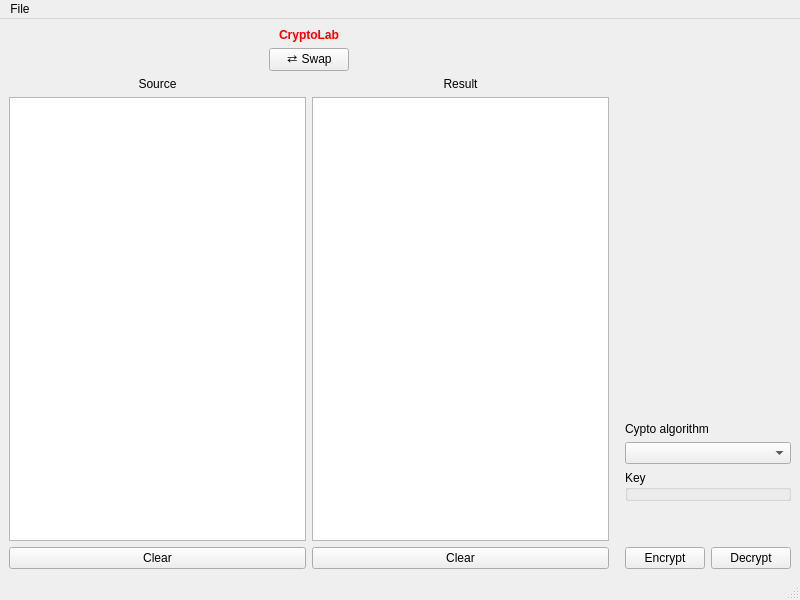
<?xml version="1.0" encoding="UTF-8"?>
<ui version="4.0">
 <class>MainWindow</class>
 <widget class="QMainWindow" name="MainWindow">
  <property name="geometry">
   <rect>
    <x>0</x>
    <y>0</y>
    <width>800</width>
    <height>600</height>
   </rect>
  </property>
  <property name="windowTitle">
   <string>MainWindow</string>
  </property>
  <widget class="QWidget" name="centralwidget">
   <layout class="QHBoxLayout" name="verticalLayout_2">
    <item>
     <layout class="QVBoxLayout" name="verticalLayout_4">
      <item>
       <widget class="QLabel" name="label">
        <property name="styleSheet">
         <string notr="true">font-weight: bold; color: red</string>
        </property>
        <property name="text">
         <string>CryptoLab</string>
        </property>
        <property name="alignment">
         <set>Qt::AlignCenter</set>
        </property>
       </widget>
      </item>
      <item>
       <layout class="QHBoxLayout" name="horizontalLayout_3">
        <item>
         <spacer name="horizontalSpacer_3">
          <property name="orientation">
           <enum>Qt::Horizontal</enum>
          </property>
          <property name="sizeHint" stdset="0">
           <size>
            <width>40</width>
            <height>20</height>
           </size>
          </property>
         </spacer>
        </item>
        <item>
         <widget class="QPushButton" name="swapButton">
          <property name="text">
           <string>⇄ Swap</string>
          </property>
         </widget>
        </item>
        <item>
         <spacer name="horizontalSpacer_2">
          <property name="orientation">
           <enum>Qt::Horizontal</enum>
          </property>
          <property name="sizeHint" stdset="0">
           <size>
            <width>40</width>
            <height>20</height>
           </size>
          </property>
         </spacer>
        </item>
       </layout>
      </item>
      <item>
       <layout class="QHBoxLayout" name="horizontalLayout_2">
        <item>
         <layout class="QVBoxLayout" name="sourceVerticalLayout">
          <item>
           <layout class="QHBoxLayout" name="horizontalLayout_4">
            <item>
             <widget class="QLabel" name="label_5">
              <property name="text">
               <string>Source</string>
              </property>
              <property name="alignment">
               <set>Qt::AlignCenter</set>
              </property>
             </widget>
            </item>
           </layout>
          </item>
          <item>
           <widget class="QPlainTextEdit" name="sourcePlainTextEdit">
            <property name="documentTitle">
             <string/>
            </property>
            <property name="placeholderText">
             <string/>
            </property>
           </widget>
          </item>
          <item>
           <widget class="QPushButton" name="sourceClearPushButton">
            <property name="text">
             <string>Clear</string>
            </property>
           </widget>
          </item>
         </layout>
        </item>
        <item>
         <layout class="QVBoxLayout" name="resultVerticalLayout">
          <item>
           <layout class="QHBoxLayout" name="horizontalLayout_5">
            <item>
             <widget class="QLabel" name="label_3">
              <property name="text">
               <string>Result</string>
              </property>
              <property name="alignment">
               <set>Qt::AlignCenter</set>
              </property>
             </widget>
            </item>
           </layout>
          </item>
          <item>
           <widget class="QPlainTextEdit" name="destinationPlainTextEdit">
            <property name="readOnly">
             <bool>true</bool>
            </property>
           </widget>
          </item>
          <item>
           <widget class="QPushButton" name="resultClearPushButton">
            <property name="text">
             <string>Clear</string>
            </property>
           </widget>
          </item>
         </layout>
        </item>
       </layout>
      </item>
     </layout>
    </item>
    <item>
     <spacer name="horizontalSpacer">
      <property name="orientation">
       <enum>Qt::Horizontal</enum>
      </property>
      <property name="sizeType">
       <enum>QSizePolicy::Minimum</enum>
      </property>
      <property name="sizeHint" stdset="0">
       <size>
        <width>10</width>
        <height>20</height>
       </size>
      </property>
     </spacer>
    </item>
    <item>
     <layout class="QVBoxLayout" name="verticalLayout">
      <item>
       <spacer name="verticalSpacer">
        <property name="orientation">
         <enum>Qt::Vertical</enum>
        </property>
        <property name="sizeHint" stdset="0">
         <size>
          <width>20</width>
          <height>40</height>
         </size>
        </property>
       </spacer>
      </item>
      <item>
       <widget class="QLabel" name="label_4">
        <property name="text">
         <string>Cypto algorithm</string>
        </property>
       </widget>
      </item>
      <item>
       <widget class="QComboBox" name="algorithmComboBox">
        <property name="currentText">
         <string/>
        </property>
       </widget>
      </item>
      <item>
       <widget class="QGroupBox" name="keyGroupBox">
        <property name="title">
         <string>Key</string>
        </property>
       </widget>
      </item>
      <item>
       <spacer name="verticalSpacer_2">
        <property name="orientation">
         <enum>Qt::Vertical</enum>
        </property>
        <property name="sizeType">
         <enum>QSizePolicy::Minimum</enum>
        </property>
        <property name="sizeHint" stdset="0">
         <size>
          <width>20</width>
          <height>40</height>
         </size>
        </property>
       </spacer>
      </item>
      <item>
       <layout class="QHBoxLayout" name="horizontalLayout">
        <item>
         <widget class="QPushButton" name="encryptButton">
          <property name="text">
           <string>Encrypt</string>
          </property>
         </widget>
        </item>
        <item>
         <widget class="QPushButton" name="decryptButton">
          <property name="text">
           <string>Decrypt</string>
          </property>
         </widget>
        </item>
       </layout>
      </item>
     </layout>
    </item>
   </layout>
  </widget>
  <widget class="QMenuBar" name="menubar">
   <property name="geometry">
    <rect>
     <x>0</x>
     <y>0</y>
     <width>800</width>
     <height>25</height>
    </rect>
   </property>
   <widget class="QMenu" name="menuFile">
    <property name="title">
     <string>File</string>
    </property>
    <addaction name="actionNew"/>
    <addaction name="actionOpen"/>
    <addaction name="actionSave"/>
    <addaction name="actionSave_as"/>
    <addaction name="actionParameters"/>
    <addaction name="actionPrint"/>
   </widget>
   <addaction name="menuFile"/>
  </widget>
  <widget class="QStatusBar" name="statusbar"/>
  <action name="actionNew">
   <property name="text">
    <string>New</string>
   </property>
  </action>
  <action name="actionOpen">
   <property name="text">
    <string>Open</string>
   </property>
  </action>
  <action name="actionSave">
   <property name="text">
    <string>Save</string>
   </property>
  </action>
  <action name="actionSave_as">
   <property name="text">
    <string>Save as</string>
   </property>
  </action>
  <action name="actionParameters">
   <property name="text">
    <string>Parameters</string>
   </property>
  </action>
  <action name="actionPrint">
   <property name="text">
    <string>Print</string>
   </property>
  </action>
 </widget>
 <resources/>
 <connections/>
</ui>
